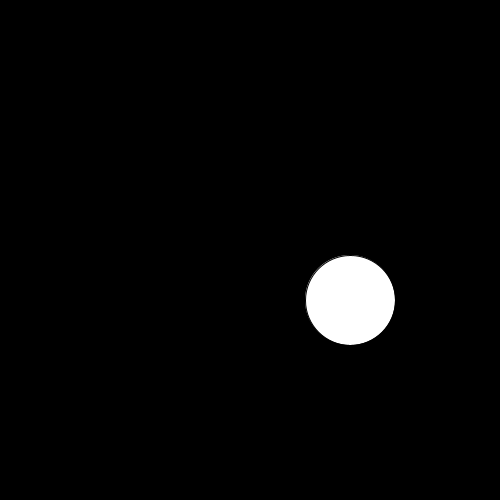
Frame 1 (no input)
Frame 60 (the mouse pressed at the canvas centre just before this capture): identical to frame 1, image omitted
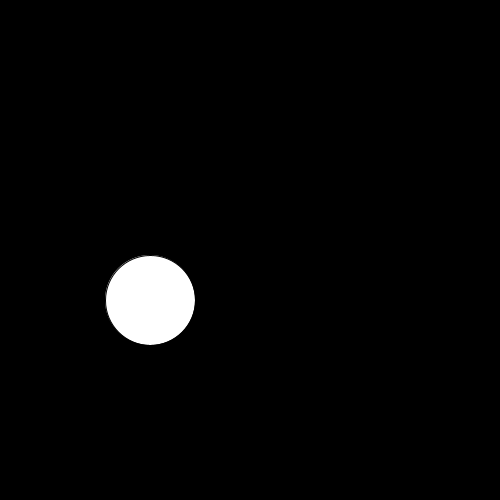
Frame 120 (the mouse held since frame 60 and released just before this capture)

The Processing sketch that drew these frames (run headless with seeded random() and noise(); from frame 60 on, the mouse is pressed at the canvas centre):

// Processing sketch: modulo_simple_2
// ── modulo_simple_2.pde
int moveX, moveY;
int changeSize;

void setup() {
  size(500, 500);
  smooth();
  moveX = 100;
  moveY = 50;
  changeSize = 30;
}

void draw() {
  background (0);
  translate(width/2, height/2);

  if(frameCount % 100 == 0) {
    moveX *= -1;
  }
  if(frameCount % 15 == 0) {
    moveY *= -1;
  }
  if(frameCount % 10 == 0) {
    changeSize *= -1;
  }

  ellipse(moveX, moveY, 60 + changeSize, 60 + changeSize);
  println(frameCount + " " + moveX);
}
